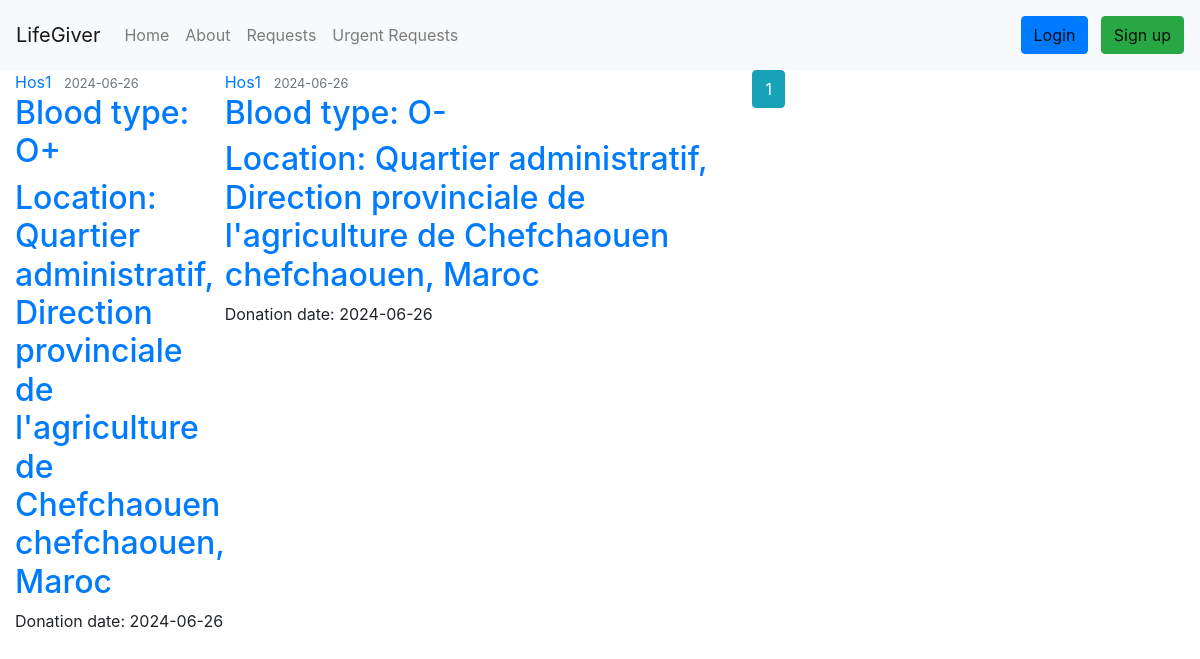
/donation_history/1, run on an earlier commit of the app's database.
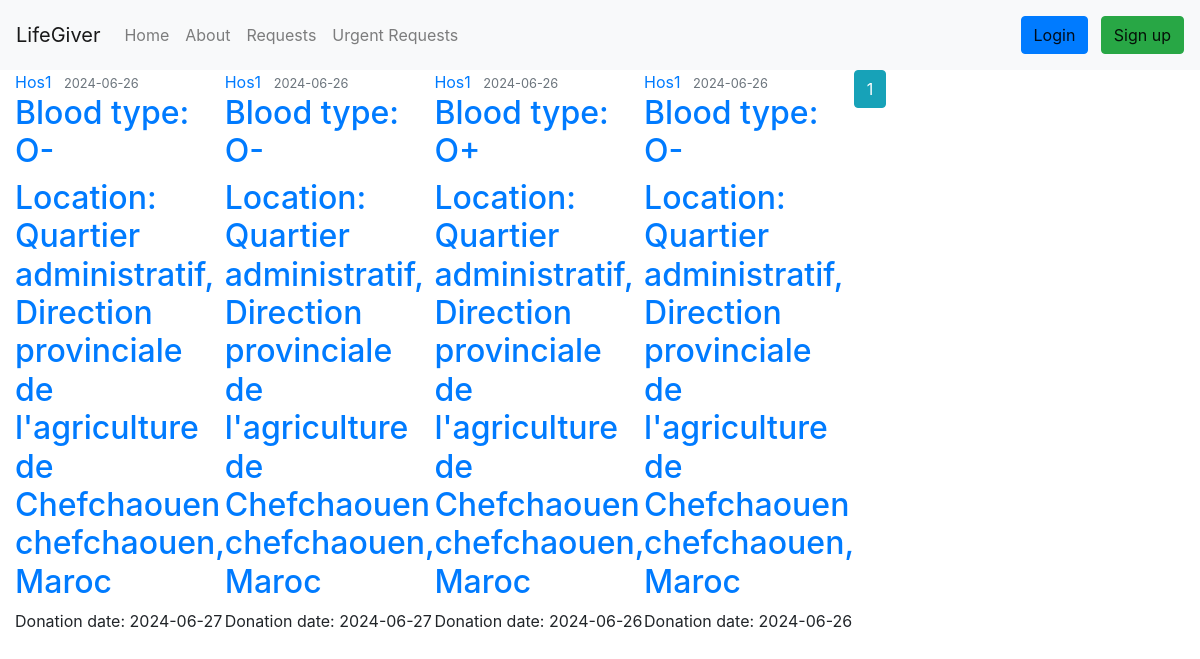
And on a later commit of the database.
### Lifegiver_test/lifegiver/models.py (models this page shows, shortened)
class UserDonation(db.Model):
    id = db.Column(db.Integer, primary_key=True)
    donation_date = db.Column(db.DateTime, nullable=False, default=datetime.now)
    donor_id = db.Column(db.Integer, db.ForeignKey('donor.id'), nullable=False)
    request_id = db.Column(db.Integer, db.ForeignKey('donation_request.id'), nullable=True)
    hospital_id = db.Column(db.Integer, db.ForeignKey('hospital.id'), nullable=False)

class Hospital(db.Model, UserMixin):
    __tablename__ = 'hospital'
    id = db.Column(db.Integer, primary_key=True)
    name = db.Column(db.String(225), nullable=False)
    image_file = db.Column(db.String(20), nullable=False, default='default1.png')
    street = db.Column(db.String(500), nullable=True)
    city = db.Column(db.String(100), nullable=True)
    province = db.Column(db.String(100), nullable=True)
    zip_code = db.Column(db.String(45), nullable=True)
    country = db.Column(db.String(100), nullable=True)
    phone_number = db.Column(db.String(45), nullable=False)
    email = db.Column(db.String(125), unique=True, nullable=False)
    password = db.Column(db.String(60), nullable=False)
    barcode = db.Column(db.String(100), unique=True, nullable=False)
    lat = db.Column(db.Float, nullable=True)
    lng = db.Column(db.Float, nullable=True)
    hospital_donations = db.relationship('UserDonation', backref='hospital_donation', lazy=True)
    hospital_requests = db.relationship('DonationRequest', backref='hospital_request', lazy=True)
    urgent_requests = db.relationship('UrgentRequest', backref='hospital_urgent_request', lazy=True)

class DonationRequest(db.Model):
    id = db.Column(db.Integer, primary_key=True)
    hospital_id = db.Column(db.Integer, db.ForeignKey('hospital.id'), nullable=False)
    blood_type = db.Column(db.Enum('O-', 'O+', 'A-', 'A+', 'B-', 'B+', 'AB-', 'AB+'), nullable=False)
    request_date = db.Column(db.DateTime, nullable=False, default=datetime.now)
    status = db.Column(db.Enum('pending', 'fulfilled', 'failed'), nullable=False)
    expiration_date = db.Column(db.DateTime, nullable=False, default=lambda: datetime.now() + timedelta(days=90))
    request_donations = db.relationship('UserDonation', backref='donation_request', lazy=True)

### Lifegiver_test/lifegiver/route.py (the view)
@app.route('/donation_history/<int:donor_id>', methods=['POST', 'GET'], strict_slashes=False)
def donation_history(donor_id):
    page = request.args.get('page', 1, type=int)
    donor = Donor.query.filter_by(id=donor_id).first_or_404()
    user_donations = UserDonation.query.filter_by(donor_id=donor_id)\
            .order_by(UserDonation.donation_date.desc())\
            .paginate(page=page, per_page=5) # inteade of using .all() we gonna change it to .paginate() to get 10 requests per page
    return render_template('donation_history.html', title='All User Donations', donations=user_donations, donor_id=donor_id)

### Lifegiver_test/lifegiver/templates/donation_history.html
{% extends "layout.html" %}
{% block content %}
    {% for don in donations.items %}
        <article class="media content-section">
          <div class="media-body">
            <div class="article-metadata">
              <a class="mr-2" href="#">{{ don.hospital_donation.name }}</a>
              <small class="text-muted">{{ don.donation_request.request_date.strftime('%Y-%m-%d') }}</small>
            </div>
            <h2><a class="article-title" href="#">{{ 'Blood type: ' ~ don.donation_request.blood_type }}</a></h2>
            <h2><a class="article-title" href="#">{{ 'Location: ' ~ don.hospital_donation.street ~ ' ' ~ don.hospital_donation.city ~ ', ' ~ don.hospital_donation.country }}</a></h2>
            <p class="article-content">{{ 'Donation date: ' ~ don.donation_date.strftime('%Y-%m-%d') }}</p>
          </div>
    {% endfor %}
    {% for page_num in donations.iter_pages(left_edge=1, right_edge=1, left_current=1, right_current=1) %}
      {% if page_num %}
        {% if donations.page == page_num %}
          <a class="btn btn-info mb-4" href="{{ url_for('donation_history', donor_id=donor_id, page=page_num) }}">{{ page_num }}</a>
        {% else %}
          <a class="btn btn-outline-info mb-4" href="{{ url_for('donation_history', donor_id=donor_id, page=page_num) }}">{{ page_num }}</a>
        {% endif %}
      {% else %}
        ...
      {% endif %}
    {% endfor %}
{% endblock content %}

### Lifegiver_test/lifegiver/templates/layout.html (shortened to what this page needs)
<!DOCTYPE html>
<html lang="en">
<head>
    <link rel="stylesheet" href="https://maxcdn.bootstrapcdn.com/bootstrap/4.0.0/css/bootstrap.min.css">
    <link rel="stylesheet" type="text/css" href="{{ url_for('static', filename='main.css') }}">
</head>
<body>
    <nav class="navbar navbar-expand-lg navbar-light bg-light">
        <a class="navbar-brand" href="{{ url_for('home') }}">LifeGiver</a>
        <div class="collapse navbar-collapse" id="navbarNav">
            <ul class="navbar-nav mr-auto">
                <li class="nav-item">
                    <a class="nav-link" href="{{ url_for('home') }}">Home</a>
                </li>
                <li class="nav-item">
                    <a class="nav-link" href="{{ url_for('about') }}">About</a>
                </li>
                <li class="nav-item">
                    <a class="nav-link" href="{{ url_for('don_requests') }}">Requests</a>
                </li>
                <li class="nav-item">
                    <a class="nav-link" href="{{ url_for('urgent_requests') }}">Urgent Requests</a>
                </li>
            </ul>
            <span class="navbar-text">
            {% if current_user.is_authenticated %}
                {% if session.get('user_type') == 'donor' %}
                    <a class="nav-item nav-link" href="{{ url_for('donor_dashboard') }}">Donor Dashboard</a>
                {% elif session.get('user_type') == 'hospital' %}
                    <a class="nav-item nav-link" href="{{ url_for('new_request') }}">New Donation Request</a>
                    <a class="nav-item nav-link" href="{{ url_for('new_urgent_request') }}">Urgent Request</a>
                    <a class="nav-item nav-link" href="{{ url_for('hospital_dashboard') }}">Hospital Dashboard</a>
                {% endif %}
                <a class="nav-item nav-link" href="{{ url_for('logout') }}">Logout</a>
            {% else %}
                <a class="btn btn-primary mr-2" href="{{ url_for('login') }}">Login</a>
                <a class="btn btn-success" href="{{ url_for('register') }}">Sign up</a>
                {% endif %}
            </span>
        </div>
    </nav>
    <div class="col-md-8">
        {% block content %}
        {% endblock content%}
      </div>
</body>
</html>

What changed in the data, as far as the page shows it:
added UserDonation: hospital_donation.name "Hos1", donation_request.request_date "2024-06-26", {{ 'Blood type: ' ~ don.donation_request.blood_type }} "Blood type: O-", Hospital.street+city+country "Location: Quartier administratif, Direction provinciale de l'agriculture de Chefchaouen chefchaouen, Maroc", donation_date "Donation date: 2024-06-27"
added UserDonation: hospital_donation.name "Hos1", donation_request.request_date "2024-06-26", {{ 'Blood type: ' ~ don.donation_request.blood_type }} "Blood type: O-", Hospital.street+city+country "Location: Quartier administratif, Direction provinciale de l'agriculture de Chefchaouen chefchaouen, Maroc", donation_date "Donation date: 2024-06-27"
